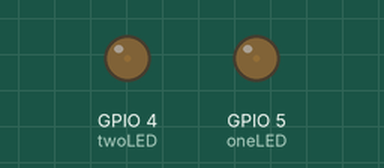
A sketch run on a simulated ESP32. Shown: output pins drawn as LEDs (lit = HIGH). What the sketch prints to the serial monitor is not drawn.

Above: at 0.05 s.
At 3.95 s:
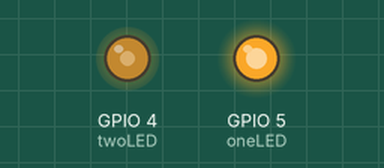
At 7.85 s:
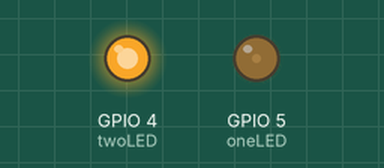
At 15.65 s:
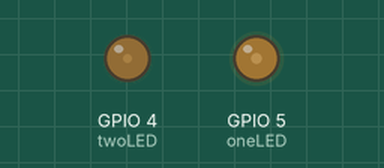
Timing chart, 0 to 21.5 s (numbered marks = the images above):
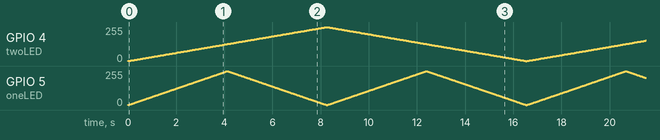

The sketch:

MultipleLEDFade_ESP32.ino
```cpp
// Which pins are connected to which LED
const byte oneLED = 5;
const byte twoLED = 4;

// setting PWM properties
const int freq = 5000;
const int oneledChannel = 0;
const int twoledChannel = 1;
const int resolution = 12; //Resolution 8, 10, 12, 15

int oneLEDdim ;
int twoLEDdim ;

const unsigned int oneLEDdelay = 10;
const unsigned int twoLEDdelay = 20;

unsigned long oneLEDprev;
unsigned long twoLEDprev;
unsigned long printPrev;

int oneLEDbrightness = 0;
int twoLEDbrightness = 0;

void setup ()
{
  Serial.begin(115200);
  pinMode (oneLED, OUTPUT);
  pinMode (twoLED, OUTPUT);

  ledcSetup(oneledChannel, freq, resolution);
  ledcSetup(twoledChannel, freq, resolution);

  ledcAttachPin(oneLED, oneledChannel);
  ledcAttachPin(twoLED, twoledChannel);

  oneLEDprev = 0;
  twoLEDprev = 0;
  printPrev = 0;
  oneLEDdim = 5;
  twoLEDdim = 5;
}

void fadeoneLED ()
{
  oneLEDbrightness += oneLEDdim;
  if(oneLEDbrightness > 4094 || oneLEDbrightness < 0)
    oneLEDdim = -oneLEDdim;
    oneLEDbrightness += oneLEDdim;
  ledcWrite(oneledChannel, oneLEDbrightness);
  oneLEDprev = millis();
}

void fadetwoLED ()
{
  twoLEDbrightness += twoLEDdim;
  if(twoLEDbrightness > 4094 || twoLEDbrightness < 0)
    twoLEDdim = -twoLEDdim;
    twoLEDbrightness += twoLEDdim;
  ledcWrite(twoledChannel, twoLEDbrightness);
  twoLEDprev = millis();
}

void loop ()
{
  if(millis() - oneLEDprev >= oneLEDdelay)
    fadeoneLED ();
  if(millis() - twoLEDprev >= twoLEDdelay)
    fadetwoLED ();
  if(millis() - printPrev >= 5){
    Serial.println(String(oneLEDbrightness) + "\t" + String(twoLEDbrightness));
    printPrev = millis();
  }
/* Other code that needs to execute goes here.
 It will be called many thousand times per second because the above code
 does not wait for the LED fade interval to finish. */

}
```
